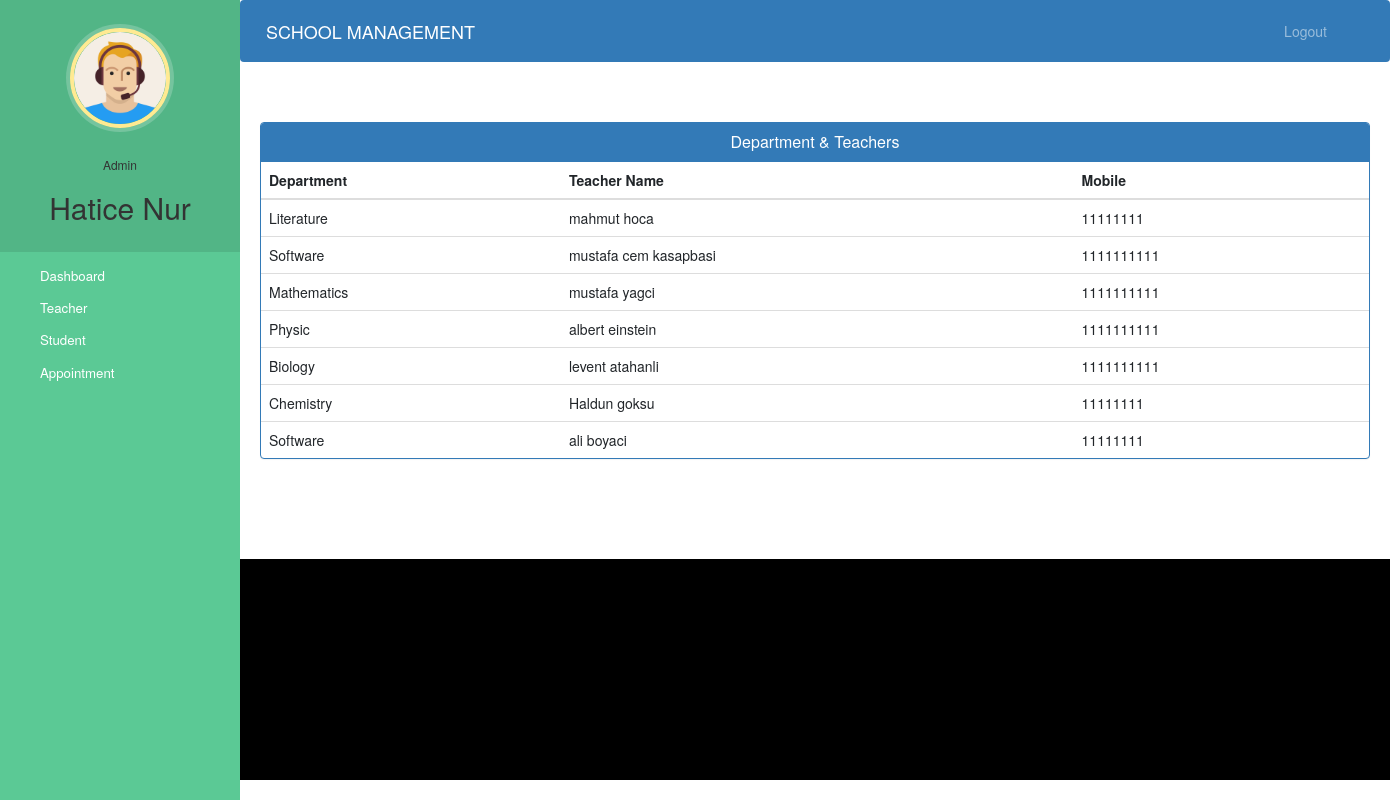
Page /admin-view-teacher-specialisation (signed in) on the committed database.
### school/models.py (models this page shows, shortened)
class Teacher(models.Model):
    user=models.OneToOneField(User,on_delete=models.CASCADE)
    profile_pic= models.ImageField(upload_to='profile_pic/TeacherProfilePic/',null=True,blank=True)
    address = models.CharField(max_length=40)
    mobile = models.CharField(max_length=20,null=True)
    department= models.CharField(max_length=50,choices=departments,default='Mathematics')
    status=models.BooleanField(default=False)
    @property
    def get_name(self):
        return self.user.first_name+" "+self.user.last_name

### school/views.py (the view)
# urls.py: path('admin-view-teacher-specialisation',views.admin_view_teacher_specialisation_view,name='admin-view-teacher-specialisation'),
@login_required(login_url='adminlogin')
@user_passes_test(is_admin)
def admin_view_teacher_specialisation_view(request):
    teachers=models.Teacher.objects.all().filter(status=True)
    return render(request,'school/admin_view_teacher_specialisation.html',{'teachers':teachers})

### school/views.py (called while the page is built)
def is_admin(user):
    return user.groups.filter(name='ADMIN').exists()

### templates/school/admin_view_teacher_Specialisation.html (shortened to what this page needs)
{% extends 'school/admin_base.html' %}
{% block content %}
<head>
  <link href="//netdna.bootstrapcdn.com/bootstrap/3.0.0/css/bootstrap.min.css" rel="stylesheet" id="bootstrap-css">
</head>
<div class="container">
  <div class="panel panel-primary">
    <div class="panel-heading">
      <h6 class="panel-title">Department & Teachers</h6>
    </div>
    <table class="table table-hover" id="dev-table">
      <thead>
        <tr>
          <th>Department</th>
          <th>Teacher Name</th>
          <th>Mobile</th>
        </tr>
      </thead>
      {% for d in teachers %}
      <tr>
        <td>{{d.department}}</td>
        <td> {{d.get_name}}</td>
        <td>{{d.mobile}}</td>
      </tr>
      {% endfor %}
    </table>
  </div>
</div>
{% endblock content %}

### templates/school/admin_base.html (shortened to what this page needs)
<!DOCTYPE html>
{% load static %}
<html lang="en">
<head>
  <link rel="stylesheet" href="https://stackpath.bootstrapcdn.com/bootstrap/4.3.1/css/bootstrap.min.css">
  <link rel="stylesheet" href="https://maxcdn.bootstrapcdn.com/font-awesome/4.7.0/css/font-awesome.min.css">
  <link rel="stylesheet" href="{% static '/style.css' %}">
</head>
<body>
  <nav class="menu" tabindex="0">
    <header class="avatar">
      <img src="{% static "images/adminpropic.png" %}" />
      <br><br>
      <h6>Admin</h6>
      <h2>{{request.user.first_name}}</h2>
    </header>
    <ul>
      <li tabindex="0" class="icon-dashboard"> <a style="color:white; text-decoration:none;" href="/admin-dashboard"><span>Dashboard</span></a> </li>
      <li tabindex="0" class="icon-customers"> <a style="color:white; text-decoration:none;" href="/admin-teacher"><span>Teacher</span></a></li>
      <li tabindex="0" class="icon-users"> <a style="color:white; text-decoration:none;" href="/admin-student"><span>Student</span></a></li>
      <li tabindex="0" class="icon-calendar"> <a style="color:white; text-decoration:none;" href="/admin-appointment"><span>Appointment</span></a></li>
    </ul>
  </nav>
  <main>
    <div class="bs-example">
      <nav class="navbar navbar-expand-md  navbar-dark fixed-top" style="background:#337AB7;">
        <a href="/admin-dashboard" class="navbar-brand">SCHOOL MANAGEMENT</a>
        <div class="collapse navbar-collapse justify-content-between" id="navbarCollapse">
          <div class="navbar-nav" style=" margin-left: 90%;">
            <a href="/logout" class="nav-item nav-link">Logout</a>
          </div>
        </div>
      </nav>
    </div>
    <br><br>
    {% block content %}
    {% endblock content %}
    <br><br><br><br>
    <footer>
      <br>
      <div class="container">
        <div class="row">
          <div class="col-md-12 col-sm-12">
          </div>
        </div>
      </div>
    </footer>
  </main>
</body>
</html>

### static/style.css (style rules this page uses)
body { padding-left: 240px; }
main { position: relative; height: 100vh; }
.menu { background: #5bc995; height: 100vh; width: 240px; position: fixed; top: 0px; left: 0; z-index: 5; outline: none; }
.menu .avatar { background: rgba(0, 0, 0, 0.1); padding: 2em 0.5em; text-align: center; }
.menu .avatar img { width: 100px; border-radius: 50%; overflow: hidden; border: 4px solid #ffea92; box-shadow: 0 0 0 4px rgba(255, 255, 255, 0.2); }
.menu .avatar h2 { font-weight: normal; margin-bottom: 0; }
.menu ul { list-style: none; padding: 0.5em 0; margin: 0; }
.menu ul li { padding: 0.5em 1em 0.5em 3em; font-size: 0.95em; font-weight: regular; background-repeat: no-repeat; background-position: left 15px center; background-size: auto 20px; transition: all 0.15s linear; cursor: pointer; }
.menu ul li.icon-dashboard { background-image: url("http://www.entypo.com/images//gauge.svg"); }
.menu ul li.icon-customers { background-image: url("http://www.entypo.com/images//briefcase.svg"); }
.menu ul li.icon-users { background-image: url("http://www.entypo.com/images//users.svg"); }
.menu ul li.icon-calendar { background-image: url("http://www.entypo.com/images//calendar.svg"); }

### templates/school/admin_base.html (style rules this page uses)
a:link { text-decoration: none; }
a { color: white; }
footer { padding: 0px 0px 0px 0px; background-color: black; margin: 0px; }
body { padding-left: 240px; }
main { position: relative; height: 100vh; }
.menu { background: #5bc995; height: 100vh; width: 240px; position: fixed; top: 0px; left: 0; z-index: 5; outline: none; }
.menu .avatar { background: rgba(0, 0, 0, 0.1); padding: 2em 0.5em; text-align: center; }
.menu .avatar img { width: 100px; border-radius: 50%; overflow: hidden; border: 4px solid #ffea92; box-shadow: 0 0 0 4px rgba(255, 255, 255, 0.2); }
.menu .avatar h2 { font-weight: normal; margin-bottom: 0; }
.menu ul { list-style: none; padding: 0.5em 0; margin: 0; }
.menu ul li { padding: 0.5em 1em 0.5em 3em; font-size: 0.95em; font-weight: regular; background-repeat: no-repeat; background-position: left 15px center; background-size: auto 20px; transition: all 0.15s linear; cursor: pointer; }
.menu ul li.icon-dashboard { background-image: url("http://www.entypo.com/images//gauge.svg"); }
.menu ul li.icon-customers { background-image: url("http://www.entypo.com/images//briefcase.svg"); }
.menu ul li.icon-users { background-image: url("http://www.entypo.com/images//users.svg"); }
.menu ul li.icon-calendar { background-image: url("http://www.entypo.com/images//calendar.svg"); }

### templates/school/admin_view_teacher_Specialisation.html (style rules this page uses)
a:link { text-decoration: none; }
h6 { text-align: center; }
.row { margin: 100px; }

### rows in the picture
Teacher: department "Literature", get_name "mahmut hoca", mobile "11111111"
Teacher: department "Software", get_name "mustafa cem kasapbasi", mobile "1111111111"
Teacher: department "Mathematics", get_name "mustafa yagci", mobile "1111111111"
Teacher: department "Physic", get_name "albert einstein", mobile "1111111111"
Teacher: department "Biology", get_name "levent atahanli", mobile "1111111111"
Teacher: department "Chemistry", get_name "Haldun goksu", mobile "11111111"
Teacher: department "Software", get_name "ali boyaci", mobile "11111111"

### other values in the picture
{{ request.user.first_name }} "Hatice Nur"
